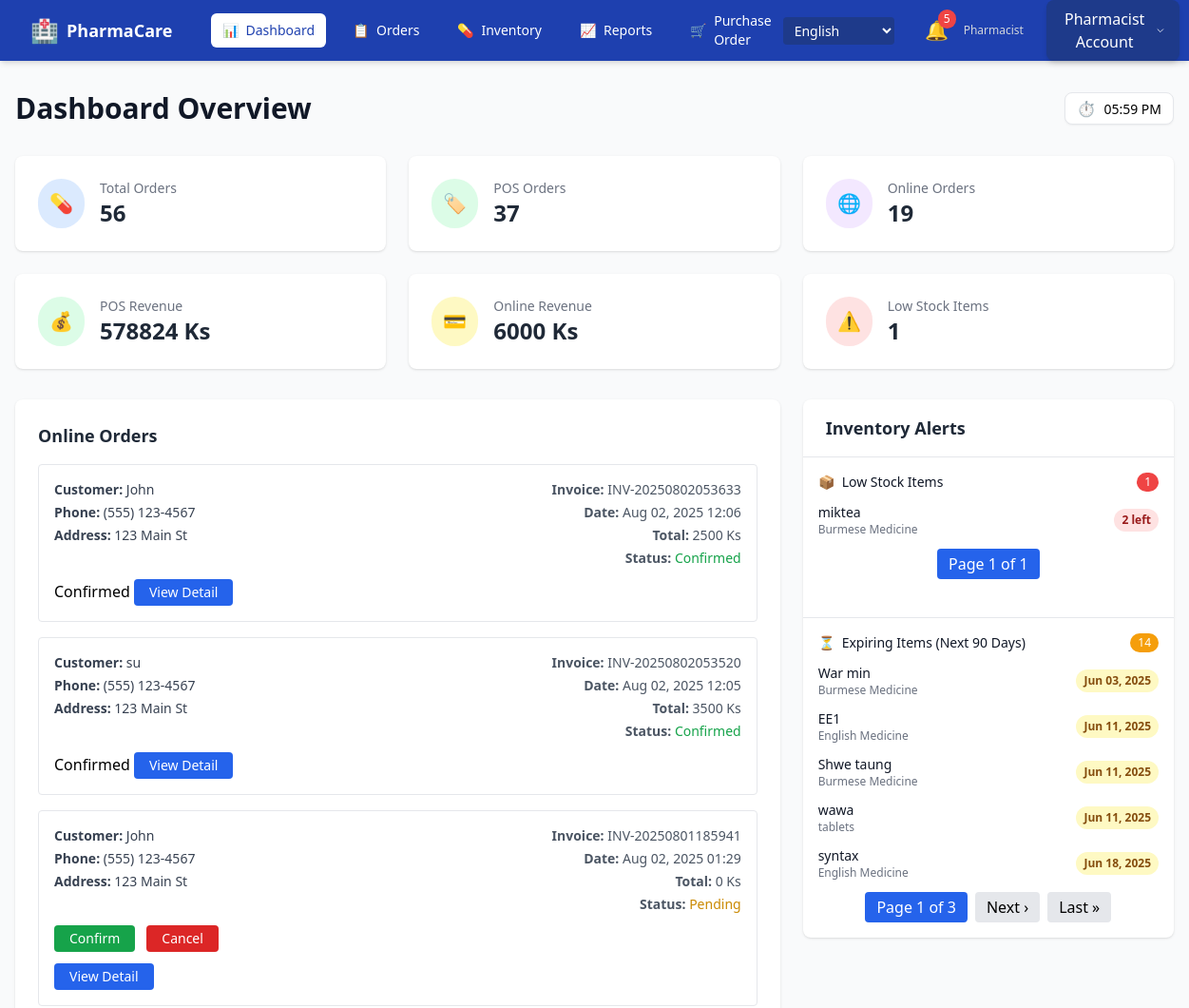
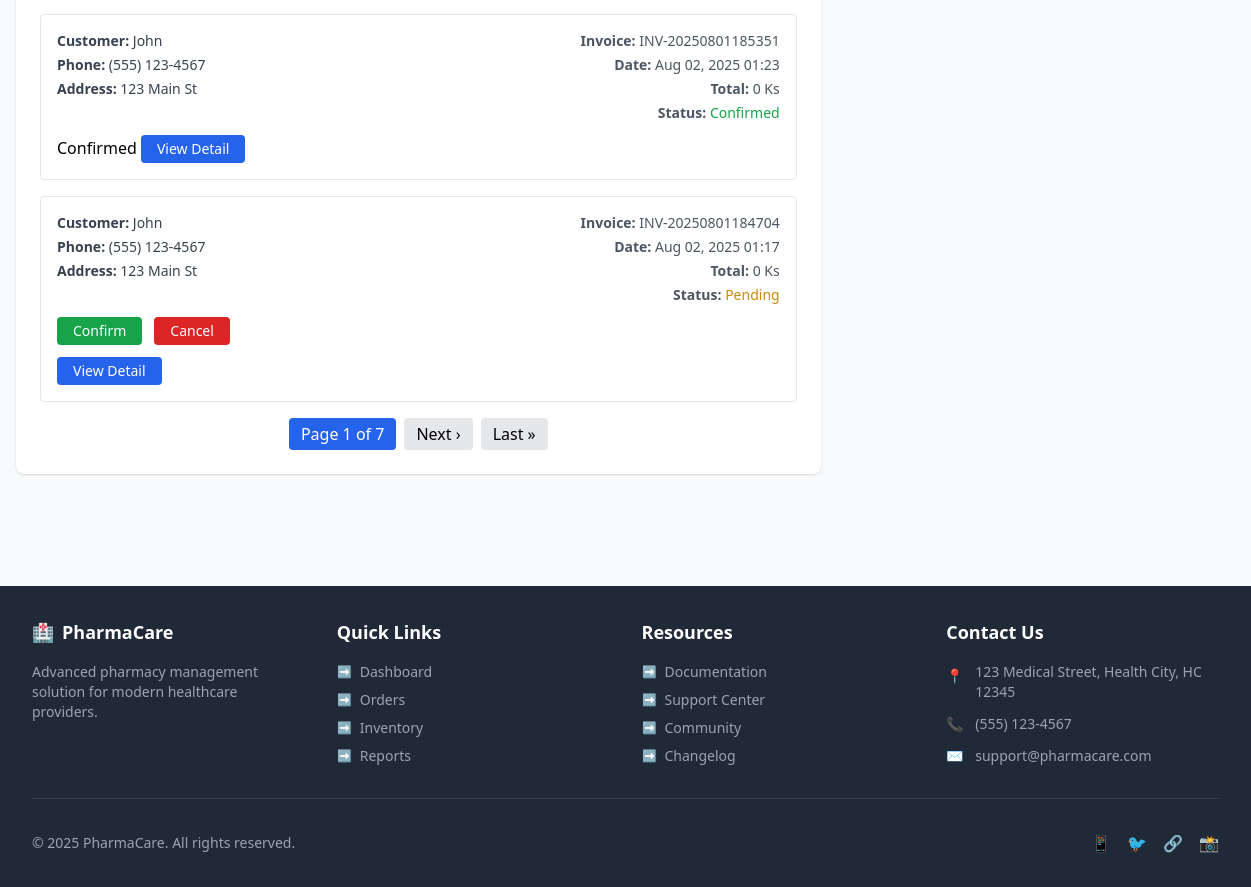
/en/pharmacist-dashboard/ (signed in), run on an earlier commit of the app's database (2 pictures, top to bottom).
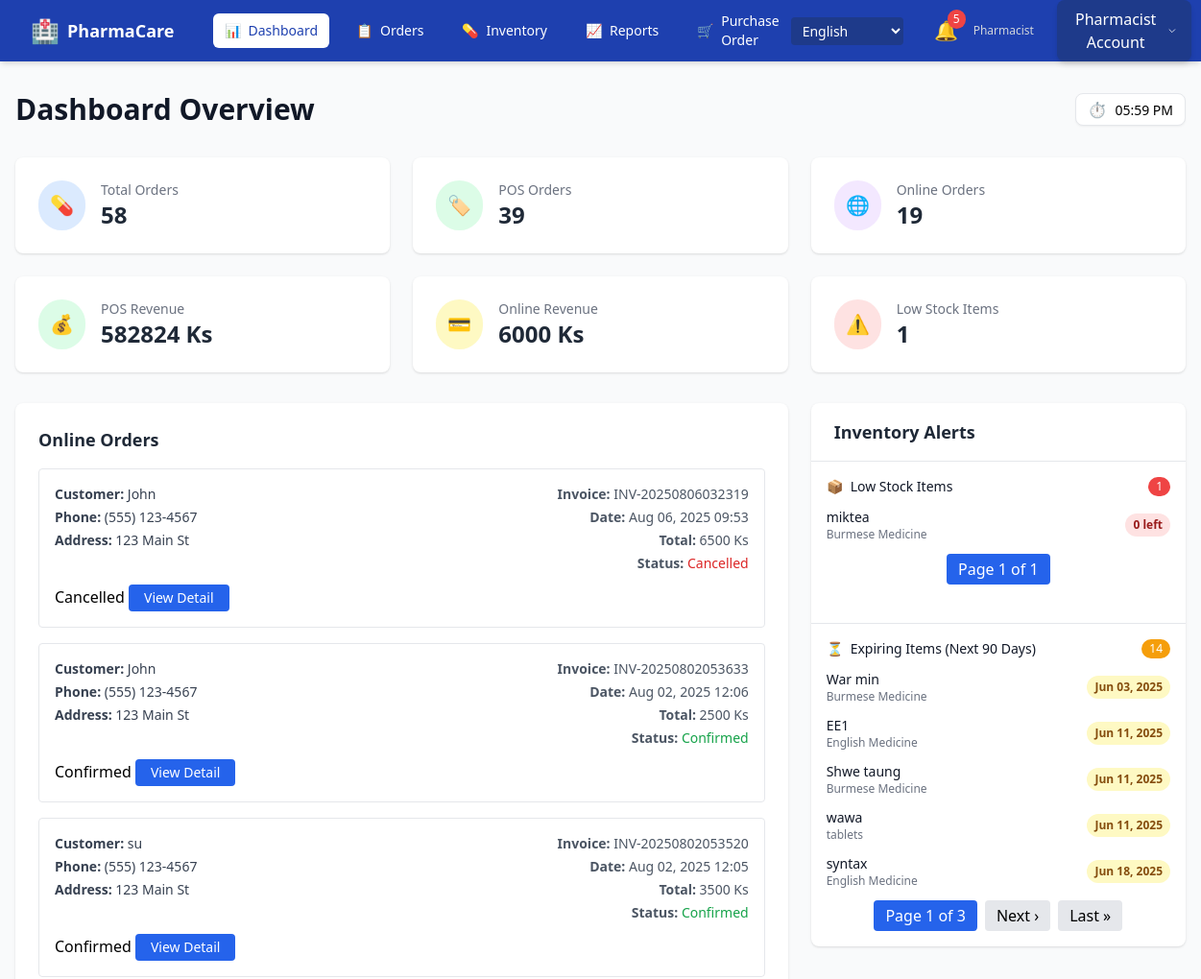
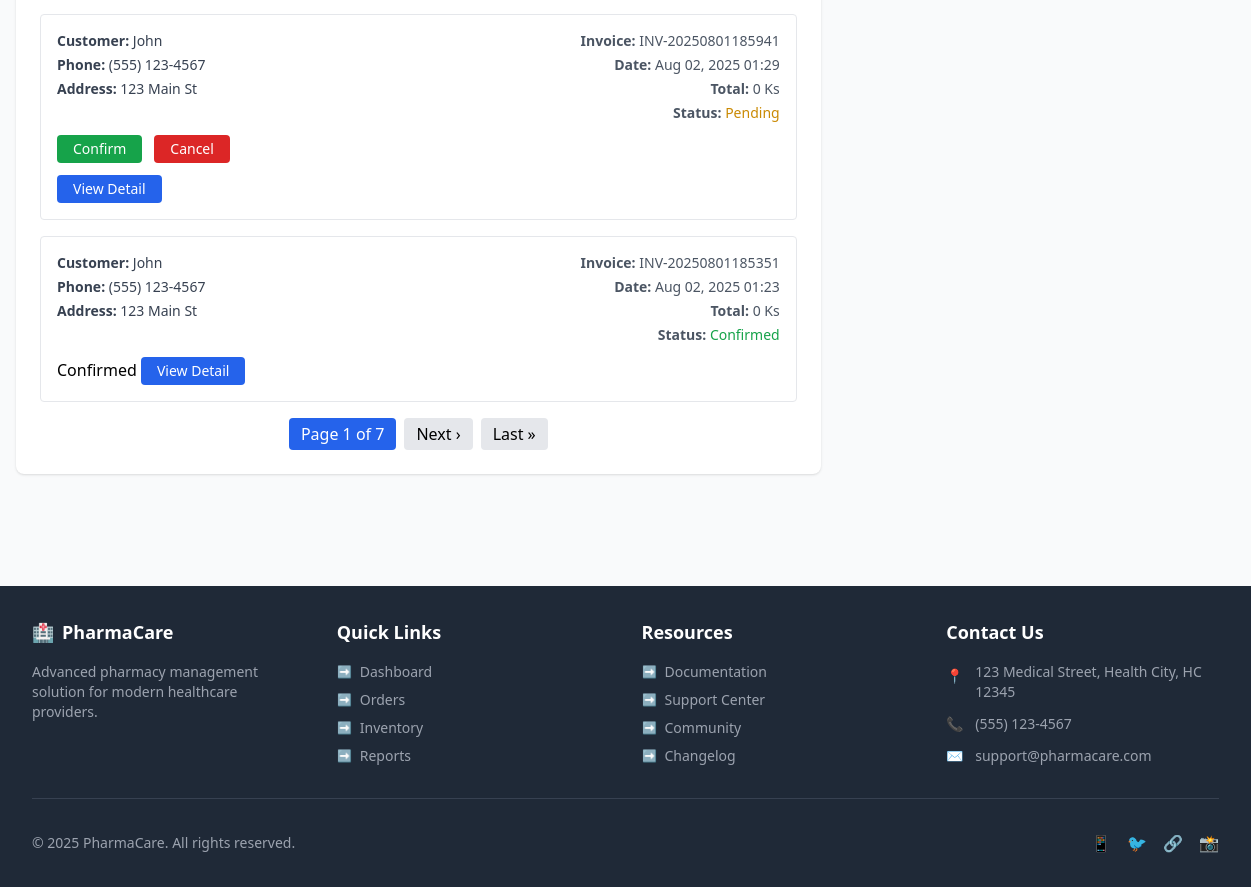
And on a later commit of the database (2 pictures, top to bottom).
### ourapp/models.py (models this page shows, shortened)
class Sale(models.Model):
    STATUS_CHOICES = [
        ('pending', _('Pending')),
        ('confirmed', _('Confirmed')),
        ('cancelled', _('Cancelled')),
    ]
    user = models.ForeignKey(User, on_delete=models.CASCADE, verbose_name=_("User"))
    invoice_no = models.CharField(max_length=100, verbose_name=_("Invoice No"))
    name = models.CharField(max_length=255, blank=True, null=True, verbose_name=_("Customer Name"))
    phone = models.CharField(max_length=50, blank=True, null=True, verbose_name=_("Phone"))
    address = models.CharField(max_length=255, blank=True, null=True, verbose_name=_("Address"))
    total_amount = models.PositiveIntegerField(verbose_name=_("Total Amount"))
    created_date = models.DateTimeField(auto_now_add=True, verbose_name=_("Created Date"))
    status = models.CharField(max_length=20, choices=STATUS_CHOICES, default='pending', blank=True, null=True, verbose_name=_("Status"))
    final_amount = models.PositiveIntegerField(default=0, verbose_name=_("Final Amount (with tax + shipping)"),blank=True,null=True)

class Item(models.Model):
    category = models.ForeignKey(Category, on_delete=models.CASCADE, verbose_name=_("Category"))
    item_photo = models.ImageField(upload_to='photos', verbose_name=_("Photo"))
    primary_supplier = models.ForeignKey(Supplier, on_delete=models.CASCADE, blank=True, null=True, verbose_name=_("Primary Supplier"))
    strength = models.CharField(max_length=50, blank=True, null=True, verbose_name=_("Strength"))
    item_name = models.CharField(max_length=255, verbose_name=_("Item Name"))
    item_quantity = models.PositiveIntegerField(verbose_name=_("Quantity"))
    item_price = models.PositiveIntegerField(verbose_name=_("Selling Price"))
    purcharse_price = models.PositiveIntegerField(default=0, verbose_name=_("Purchase Price"))
    reorder_level = models.PositiveIntegerField(default=0, blank=True, null=True, verbose_name=_("Reorder Level"))
    item_description = models.TextField(verbose_name=_("Description"))
    exp_date = models.DateField(verbose_name=_("Expiry Date"))
    brand_name = models.CharField(max_length=255, blank=True, null=True, verbose_name=_("Brand Name"))
    batch_number = models.CharField(max_length=100, blank=True, null=True, verbose_name=_("Batch Number"))
    stock_minimum = models.PositiveIntegerField(default=10, verbose_name=_("Minimum Stock"))
    is_limited = models.BooleanField(default=False, verbose_name=_("Limited Stock"))
    max_quantity = models.PositiveIntegerField(default=5, verbose_name=_("Maximum Quantity"))
    last_ordered = models.DateField(blank=True, null=True, verbose_name=_("Last Ordered"))

class Category(models.Model):
    name = models.CharField(max_length=100, unique=True, verbose_name=_("Name"))
    description = models.TextField(blank=True, null=True, verbose_name=_("Description"))
    def __str__(self):
        return self.name

### ourapp/views.py (the view)
# urls.py: path('pharmacist-dashboard/', pharmacist_dashboard_view, name='pharmacist_dashboard'),
@login_required
def pharmacist_dashboard_view(request):
    if request.user.userprofile.role != 'pharmacist':
        return HttpResponseForbidden("Unauthorized")
    pos_orders = Cart.objects.filter(payment_method__in=['cash', 'mobile', 'print'])
    pos_total = pos_orders.count()
    pos_revenue = pos_orders.aggregate(total=Coalesce(Sum('total_amount'), 0))['total']
    online_orders_queryset = (
        Sale.objects
        .exclude(user__userprofile__role='pharmacist')
        .select_related('user')
        .order_by('-created_date')
    )
    paginator = Paginator(online_orders_queryset, 5)
    page_number = request.GET.get('page')
    online_orders_list = paginator.get_page(page_number)
    confirmed_online_orders = online_orders_queryset.filter(status='confirmed')
    online_total = confirmed_online_orders.count()
    online_revenue = confirmed_online_orders.aggregate(
        total=Coalesce(Sum('final_amount'), 0)
    )['total']
    total_orders = pos_total + online_total
    low_stock_queryset = Item.objects.filter(item_quantity__lt=10).order_by('item_quantity')
    low_stock_paginator = Paginator(low_stock_queryset, 5)
    low_stock_page_number = request.GET.get('low_stock_page')
    low_stock_items = low_stock_paginator.get_page(low_stock_page_number)
    low_stock_count = low_stock_queryset.count()
    today = datetime.date.today()
    expiring_queryset = Item.objects.filter(exp_date__lte=today + datetime.timedelta(days=90)).order_by('exp_date')
    expiring_paginator = Paginator(expiring_queryset, 5)
    expiring_page_number = request.GET.get('expiring_page')
    expiring_items = expiring_paginator.get_page(expiring_page_number)
    expiring_count = expiring_queryset.count()
    for order in online_orders_list:
        if not order.name:
            order.name = order.user.username
    dashboard_stats = [
        {
            'label': 'Total Orders',
            'icon': '💊',
            'bg': 'bg-blue-100',
            'text': 'text-blue-600',
            'value': total_orders
        },
        {
            'label': 'POS Orders',
            'icon': '🏷️',
            'bg': 'bg-green-100',
            'text': 'text-green-600',
            'value': pos_total
        },
        {
            'label': 'Online Orders',
            'icon': '🌐',
            'bg': 'bg-purple-100',
            'text': 'text-purple-600',
            'value': online_total
        },
        {
            'label': 'POS Revenue',
            'icon': '💰',
            'bg': 'bg-green-100',
            'text': 'text-green-600',
            'value': f"{pos_revenue} Ks"
        },
        {
            'label': 'Online Revenue',
            'icon': '💳',
            'bg': 'bg-yellow-100',
            'text': 'text-yellow-600',
            'value': f"{online_revenue} Ks"
        },
        {
            'label': 'Low Stock Items',
            'icon': '⚠️',
            'bg': 'bg-red-100',
            'text': 'text-red-600',
            'value': low_stock_count
        },
    ]
    context = {
        'dashboard_stats': dashboard_stats,
        'low_stock_items': low_stock_items,
        'expiring_items': expiring_items,
        'online_orders_list': online_orders_list,
        'expiring_count': expiring_count,
    }
    return render(request, 'pharmacist/dashboard.html', context)

### ourapp/context_processors.py (called while the page is built)
def expiry_alert_items(request):
    if request.user.is_authenticated and hasattr(request.user, 'userprofile'):
        if request.user.userprofile.role == 'pharmacist':
            today = date.today()
            threshold_date = today + timedelta(days=90)
            expiring_items = Item.objects.filter(exp_date__lte=threshold_date, exp_date__gte=today).order_by('exp_date')
            return {'expiring_items': expiring_items}
    return {}

### templates/pharmacist/dashboard.html (shortened to what the changed rows need)
{% load i18n %}
<!DOCTYPE html>
<html lang="en">
<head>
    <script src="https://cdn.tailwindcss.com"></script>
</head>
<body class="bg-gray-50 flex flex-col min-h-screen">
    <div class="w-full px-4 py-8">
        <div class="mb-8">
            <div class="flex justify-between items-center">
                <div>
                    <h1 class="text-3xl font-bold text-gray-900">{% trans "Dashboard Overview" %}</h1>
                </div>
            </div>
        </div>
        <div class="grid grid-cols-1 md:grid-cols-2 lg:grid-cols-3 gap-6 mb-8">
            {% for stat in dashboard_stats %}
            <div class="card bg-white rounded-lg p-6 shadow hover:shadow-lg smooth-transition">
                <div class="flex items-center">
                    <div class="rounded-full {{ stat.bg }} p-3 mr-4">
                        <span class="{{ stat.text }} text-xl">{{ stat.icon }}</span>
                    </div>
                    <div>
                        <p class="text-gray-500 text-sm">{% trans stat.label %}</p>
                        <p class="text-2xl font-bold text-gray-800">{{ stat.value }}</p>
                    </div>
                </div>
            </div>
            {% endfor %}
        </div>
        <div class="grid grid-cols-1 lg:grid-cols-3 gap-6">
            <div class="lg:col-span-2">
                <div class="card bg-white rounded-lg p-6 shadow mb-8">
                    <h2 class="text-lg font-semibold text-gray-800 mb-4">{% trans "Online Orders" %}</h2>
{% if online_orders_list %}
    <div class="space-y-4">
        {% for order in online_orders_list %}
            <div class="border border-gray-200 rounded p-4 hover:bg-gray-50 transition">
                <div class="flex justify-between items-start flex-wrap">
                    <div class="text-sm text-gray-700 space-y-1">
                        <p><strong>{% trans "Customer:" %}</strong> {{ order.name|default:order.user.username }}</p>
                        <p><strong>{% trans "Phone:" %}</strong> {{ order.phone|default:"-" }}</p>
                        <p><strong>{% trans "Address:" %}</strong> {{ order.address|default:"-" }}</p>
                    </div>
                    <div class="text-sm text-gray-600 text-right space-y-1 mt-3 md:mt-0">
                        <p><strong>{% trans "Invoice:" %}</strong> {{ order.invoice_no }}</p>
                        <p><strong>{% trans "Date:" %}</strong> {{ order.created_date|date:"M d, Y H:i" }}</p>
                        <p><strong>{% trans "Total:" %}</strong> {{ order.final_amount }} {% trans "Ks" %}</p>
                        <p><strong>{% trans "Status:" %}</strong>
                            {% if order.status == "pending" %}
                                <span class="text-yellow-600 font-medium">{% trans "Pending" %}</span>
                            {% elif order.status == "confirmed" %}
                                <span class="text-green-600 font-medium">{% trans "Confirmed" %}</span>
                            {% elif order.status == "cancelled" %}
                                <span class="text-red-600 font-medium">{% trans "Cancelled" %}</span>
                            {% endif %}
                        </p>
                    </div>
                </div>
                {% if order.status == "pending" %}
                    <div class="mt-3 flex space-x-3">
                        <a href="{% url 'confirm_order' order.id %}" class="bg-green-600 text-white px-4 py-1 rounded text-sm hover:bg-green-700">{% trans "Confirm" %}</a>
                        <a href="{% url 'cancel_order' order.id %}" class="bg-red-600 text-white px-4 py-1 rounded text-sm hover:bg-red-700">{% trans "Cancel" %}</a>
                    </div>
                {% else %}
                    <span class="text-muted">{{ order.status|capfirst }}</span>
                {% endif %}
                <button onclick="viewOrderDetail({{ order.id }})"
                        class="mt-3 bg-blue-600 text-white px-4 py-1 rounded text-sm hover:bg-blue-700">
                    {% trans "View Detail" %}
                </button>
            </div>
        {% endfor %}
    </div>
{% else %}
    <p class="text-gray-500">{% trans "No online orders yet." %}</p>
{% endif %}
                </div>
            </div>
            <div class="space-y-6">
                <div class="card bg-white rounded-lg shadow overflow-hidden">
                    <div class="px-6 py-4 border-b border-gray-200">
                        <h2 class="text-lg font-semibold text-gray-800">{% trans "Inventory Alerts" %}</h2>
                    </div>
                    <div class="divide-y divide-gray-200">
<div class="p-4">
    <ul class="space-y-3">
        {% for item in low_stock_items %}
        <li class="flex justify-between items-center">
            <div>
                <p class="text-sm font-medium text-gray-900">{{ item.item_name }}</p>
                <p class="text-xs text-gray-500">{{ item.category }}</p>
            </div>
            <span class="text-xs font-semibold px-2 py-1 rounded-full
                {% if item.item_quantity < 5 %}bg-red-100 text-red-800
                {% else %}bg-yellow-100 text-yellow-800{% endif %}">
                {{ item.item_quantity }} {% trans "left" %}
            </span>
        </li>
        {% empty %}
        <li class="text-center text-sm text-gray-500 py-2">
            {% trans "No low stock items" %}
        </li>
        {% endfor %}
    </ul>
</div>
<div class="p-4 mt-6">
    <ul class="space-y-3">
        {% for item in expiring_items %}
        <li class="flex justify-between items-center">
            <div>
                <p class="text-sm font-medium text-gray-900">{{ item.item_name }}</p>
                <p class="text-xs text-gray-500">{{ item.category }}</p>
            </div>
            <span class="text-xs font-semibold px-2 py-1 rounded-full bg-yellow-100 text-yellow-800">
                {{ item.exp_date|date:"M d, Y" }}
            </span>
        </li>
        {% empty %}
        <li class="text-center text-sm text-gray-500 py-2">
            {% trans "No expiring items" %}
        </li>
        {% endfor %}
    </ul>
</div>
                    </div>
                </div>
            </div>
        </div>
    </div>
</body>
</html>

What changed in the data, as far as the page shows it:
no longer on this page (row unchanged): Sale: name "John", phone "(555) 123-4567", address "123 Main St", invoice_no "INV-20250801184704", created_date "Aug 02, 2025 01:17", final_amount "0"
added Sale: name "John", phone "(555) 123-4567", address "123 Main St", invoice_no "INV-20250806032319", created_date "Aug 06, 2025 09:53", final_amount "6500", status "Cancelled"
changed Item "miktea": item_quantity "2" → "0"
Also different on the page:
new list line: "💊 Total Orders 58"
new list line: "🏷️ POS Orders 39"
new list line: "💰 POS Revenue 582824 Ks"
list line gone: "💊 Total Orders 56"
list line gone: "🏷️ POS Orders 37"
list line gone: "💰 POS Revenue 578824 Ks"
